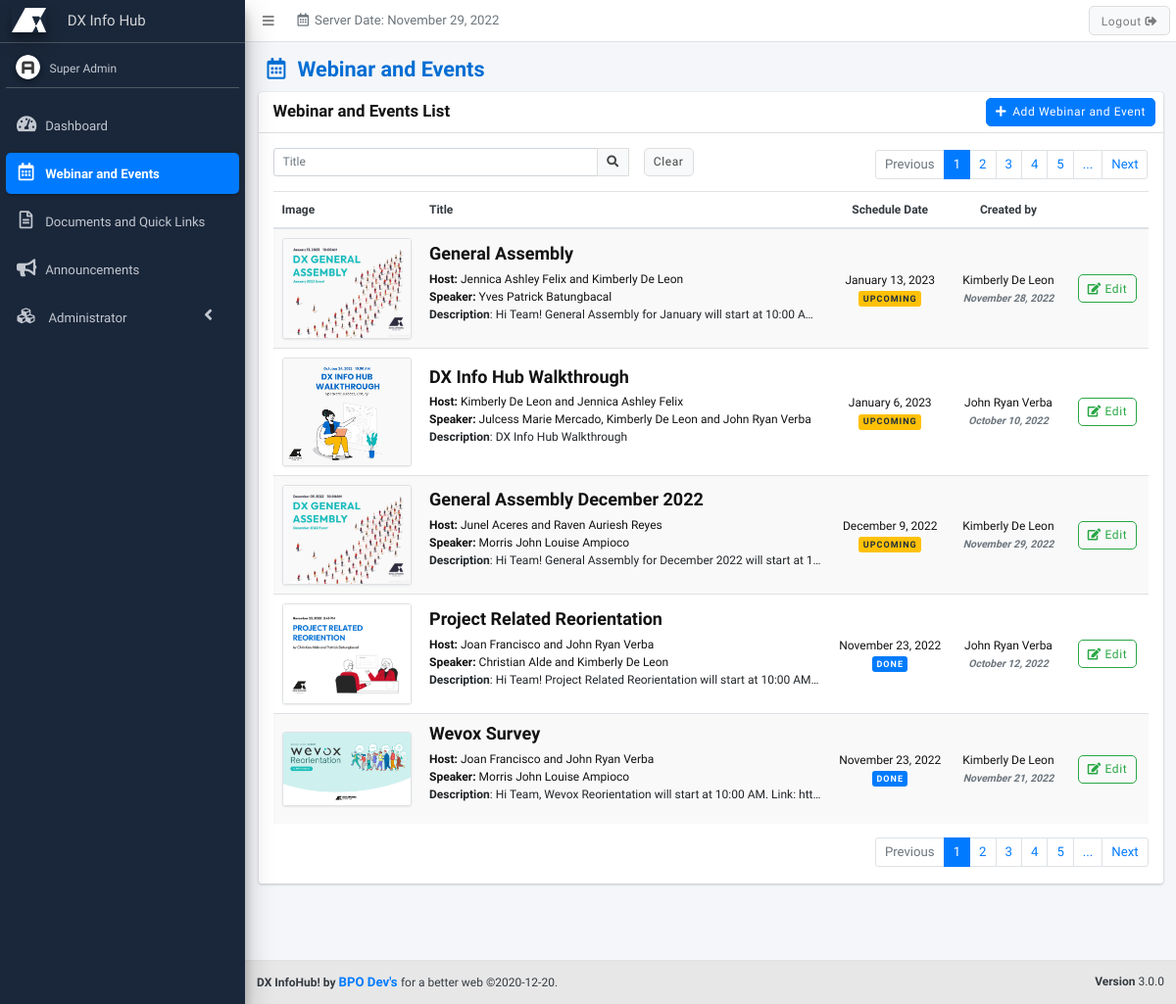
Screenshot of /pages/webinar-and-events/index.php (signed in) with the database file from the repository.
### tables this page shows
CREATE TABLE `webinarandevents` (
  `id` int(255) UNSIGNED NOT NULL,
  `user_id` int(255) NOT NULL,
  `webinar_host` varchar(255) NOT NULL DEFAULT '',
  `webinar_speaker` varchar(255) NOT NULL,
  `webinar_title` varchar(255) NOT NULL DEFAULT '',
  `webinar_img` varchar(255) NOT NULL DEFAULT '',
  `webinar_description` text NOT NULL,
  `date_set` varchar(255) NOT NULL DEFAULT '',
  `month_set` varchar(255) NOT NULL DEFAULT '',
  `date_created` varchar(255) NOT NULL DEFAULT '',
  `date_edited` varchar(255) NOT NULL DEFAULT '',
  `webinar_status` int(1) NOT NULL DEFAULT 0,
  `temp_del` int(11) NOT NULL DEFAULT 0,
  `timestamp` timestamp NOT NULL DEFAULT current_timestamp() ON UPDATE current_timestamp()
);

CREATE TABLE `users` (
  `user_id` bigint(20) NOT NULL,
  `user_employee_id` varchar(50) NOT NULL DEFAULT '',
  `user_email` varchar(100) NOT NULL DEFAULT '',
  `user_password` varchar(200) NOT NULL DEFAULT '',
  `user_firstname` varchar(100) NOT NULL DEFAULT '',
  `user_middlename` varchar(100) NOT NULL DEFAULT '',
  `user_lastname` varchar(100) NOT NULL DEFAULT '',
  `user_nickname` varchar(50) NOT NULL DEFAULT '',
  `user_photo` varchar(100) NOT NULL DEFAULT '',
  `role_ids` varchar(1000) NOT NULL DEFAULT ',',
  `permissions` varchar(1000) NOT NULL DEFAULT ',',
  `user_position` int(11) NOT NULL DEFAULT 0,
  `user_level` int(11) NOT NULL DEFAULT 1,
  `user_gender` varchar(100) NOT NULL,
  `user_mobile` varchar(50) NOT NULL DEFAULT '',
  `team_id` bigint(20) NOT NULL DEFAULT 0,
  `user_hiredate` int(11) NOT NULL DEFAULT 0,
  `user_enddate` int(11) NOT NULL DEFAULT 0,
  `user_mantra_in_life` varchar(300) NOT NULL,
  `user_skills` varchar(300) NOT NULL,
  `starting_date` int(11) NOT NULL DEFAULT 0,
  `data_per_page` int(11) NOT NULL DEFAULT 20,
  `user_last_login` int(11) NOT NULL DEFAULT 0,
  `user_log_attempts` int(11) DEFAULT NULL,
  `lockout_timestamp` datetime DEFAULT NULL,
  `user_status` float NOT NULL DEFAULT 0,
  `temp_del` int(11) NOT NULL DEFAULT 0,
  `user_certificate` varchar(255) DEFAULT NULL
);

### includes/functions.php (called while the page is built, shortened)
<?php
function renderLang($lang_arr) {
	if(isset($lang_arr[$GLOBALS['default_lang_idx']])) {
		if($lang_arr[$GLOBALS['default_lang_idx']] != '') {
			$return = $lang_arr[$GLOBALS['default_lang_idx']];
		} else {
			$return = $lang_arr[0];
		}
	} else {
		$return = $lang_arr[0];
	}
	return $return;
}
function checkSession() {
	$r = 0;
	if(isset($_SESSION['sys_id'])) {
		$r = 1;
	}
	return $r;
}
function checkPermission($permission) {
	$r = 0;
	if(in_array($permission,$_SESSION['sys_permissions'])) {
		$r = 1;
	}
	return $r;
}
function encryptID($id,$module = '') {
	return processIDEncryption($id,'encrypt',$module);
}
function processIDEncryption($id,$action,$module) {
	$charBank_arr = array('_q','i','_B','l','_a','M','f','u','_g','O','h','9','V','W','F','s','6','K','P','_b','8','_r','X','3','Y','2','N','d','q','_S','j','_L','_R','p','Z','E','5','e','x','A','_k','_I','g','_Q','_G','J','G','_j','_J','b','_c','o','_E','_p','m','1','_i','_K','_o','B','I','S','_l','_H','0','_n','Q','y','_D','a','H','n','L','_C','D','t','k','_P','R','_e','_s','_M','z','_d','c','_A','_m','w','v','_h','_N','U','_O','T','C','7','_F','r','_f','4');
	$output = '';
	if($action == 'encrypt') {
		$epoch_time = substr(time() * rand(1,100),0,10);
		$dynamic_val = '';
		$dynamic_val .= $charBank_arr[($epoch_time[0].$epoch_time[1])*1];
		$dynamic_val .= $charBank_arr[($epoch_time[2].$epoch_time[3])*1];
		$dynamic_val .= $charBank_arr[($epoch_time[4].$epoch_time[5])*1];
		$dynamic_val .= $charBank_arr[($epoch_time[6].$epoch_time[7])*1];
		$dynamic_val .= $charBank_arr[($epoch_time[8].$epoch_time[9])*1];
		$secret_key = $dynamic_val;
	}
	$encrypt_method = "AES-256-CBC";
	$key = hash('sha256',$secret_key);
	if($module == '') {
		$module = $GLOBALS['page'];
	}
	$iv = substr(hash('sha256',$module),0,16);
	if($action == 'encrypt') {
		$output = base64_encode(openssl_encrypt($id,$encrypt_method,$key,0,$iv)).$dynamic_val;
	} else {
		$id = str_replace($secret_key,'',$id);
		$output = openssl_decrypt(base64_decode($id),$encrypt_method,$key,0,$iv);
	}
	return $output;
}
function getTable($sql_table) {
	$r = array();
	$sql = $GLOBALS['pdo']->prepare("SELECT * FROM ".$sql_table);
	$sql->execute();
	while($data = $sql->fetch(PDO::FETCH_ASSOC)) {
		array_push($r,$data);
	}
	return $r;
}
?>

### includes/lang/webinar-events.php (called while the page is built, shortened)
<?php
$webinar_events = array(
	'Webinar and Events',
	''
);
$webinar_events_list = array(
	'Webinar and Events List',
	''
);
$webinar_events_add = array(
	'Add Webinar and Event',
	''
);
$webinar_events_edit = array(
	'Edit Webinar and Event',
	''
);
$webinar_events_title = array(
	'Title',
	''
);
$webinar_events_schedule_date = array(
	'Schedule Date',
	''
);
$webinar_events_description = array(
	'Description',
	''
);
$webinar_events_img = array(
	'Image',
	''
);
$webinar_events_host = array(
	'Host',
	''
);
$webinar_events_speaker = array(
	'Speaker',
	''
);
$edit = array(
	'Edit',
	''
);
?>

### includes/lang/documents.php (called while the page is built, shortened)
<?php
$created_by = array(
	'Created by',
	''
);
?>

### includes/common/set-search.php (called while the page is built, shortened)
<?php
$where = '';
if(isset($keywords_arr)) {
	foreach($keywords_arr as $keyword) {
		$keyword = str_replace("'","''",$keyword);
		if($where == '') {
			foreach($fields_arr as $field) {
				if($where == '') {
					$where .= " WHERE ".$field." LIKE '%".$keyword."%' AND temp_del = 0";
				} else {
					$where .= " OR ".$field." LIKE '%".$keyword."%' AND temp_del = 0";
				}
			}
		} else {
			foreach($fields_arr as $field) {
				$where .= " OR ".$field." LIKE '%".$keyword."%' AND temp_del = 0";
			}
		}
	}
} else {
	if($where == '' && $page != 'system-log') {
		 $where = " WHERE temp_del=0";
	}
}
?>

### includes/common/set-pagination.php (called while the page is built, shortened)
<?php
$numrows = 5;
$page_ctr = 1;
$sql_start = abs($numrows * ((int)$page_ctr-1));
?>

### pages/webinar-and-events/index.php (the view, shortened to what this page needs)
<?php
require($_SERVER['DOCUMENT_ROOT'].'/includes/config.php');
if(checkSession()) {
	if(checkPermission('webinar-and-events')) {
		$page = 'webinarandevents';
		$fields_arr = array('webinar_title','webinar_description','webinar_host','webinar_speaker');
		require($_SERVER['DOCUMENT_ROOT'].'/includes/common/set-search.php');
		require($_SERVER['DOCUMENT_ROOT'].'/includes/common/set-pagination.php');
		$users_arr = getTable('users');
?>
<!DOCTYPE html>
<html>
<head>
	<?php require($_SERVER['DOCUMENT_ROOT'].'/includes/common/links.php'); ?>
</head>
<body class="hold-transition sidebar-mini layout-fixed" >
	<div class="wrapper">
		<?php
		require($_SERVER['DOCUMENT_ROOT'].'/includes/common/child-header.php');
		require($_SERVER['DOCUMENT_ROOT'].'/includes/common/child-sidebar.php');
		?>
		<div class="content-wrapper" style="">
			<section class="content-header">
				<div class="container-fluid">
					<div class="row">
						<div class="col-sm-6 col-12">
							<h1><i class="far fa-calendar-alt mr-3"></i><?php echo renderLang($webinar_events); ?></h1>
						</div>
					</div>
				</div>
			</section>
			<section class="content pb-5">
				<div class="container-fluid">
					<div class="card">
						<div class="card-header">
							<h3 class="card-title"><?php echo renderLang($webinar_events_list); ?></h3>
							<div class="card-tools">
								<?php if(checkPermission('webinar-events-add')) { ?><a href="add-webinar-and-events" class="btn btn-primary btn-md"><i class="fa fa-plus mr-2"></i><?php echo renderLang($webinar_events_add); ?></a><?php } ?>
							</div>
						</div>
						<div class="card-body">
							<?php require($_SERVER['DOCUMENT_ROOT'].'/includes/common/search-and-pagination.php'); ?>
							<div class="table-responsive">
								<table id="table-data" class="table table-striped table-hover">
									<thead>
										<tr class="text-dark">
											<th style="width:20%"><?php echo renderLang($webinar_events_img); ?></th>
											<th style="width:40%"><?php echo renderLang($webinar_events_title); ?></th>
											<th class="text-center" style="width:15%"><?php echo renderLang($webinar_events_schedule_date); ?></th>
											<th class="text-center" style="width:15%"><?php echo renderLang($created_by); ?></th>
											<th style="width:10%"></th>
										</tr>
									</thead>
									<tbody>
                                    <?php
                    					$sql = $pdo->prepare("SELECT * FROM webinarandevents ". $where ." ORDER BY date_set DESC LIMIT ".$sql_start.",".$numrows);
										$sql->execute();
										while($data = $sql->fetch(PDO::FETCH_ASSOC)) {
											$webinar_id = encryptID($data['id']);
											echo '<tr >';
												echo '<td class="align-middle"><img src="assets/images/webinar-and-events/'.$data['webinar_img'].'" class="img-thumbnail p-0"></td>';
												echo '<td class=" align-middle"><h4 class="font-weight-bold">'.$data['webinar_title'].'</h4>
												<b>'.renderLang($webinar_events_host) .':</b> ';
												$host_count_handler = 0;
												$hosts = explode(',', $data['webinar_host']);
												foreach($hosts as $host) {
													foreach($users_arr as $user) {
														if($user['user_employee_id'] == $host) {
															$hosts_count = count($hosts) - 1;
															if ($host_count_handler == $hosts_count){
																echo $user['user_firstname'].' '.$user['user_lastname'];
																$host_count_handler = 0;
															} else {
																if ($host_count_handler == count($hosts)-2){
																	echo $user['user_firstname'].' '.$user['user_lastname'] .' and ';
																	$host_count_handler++;
																} else {
																	echo $user['user_firstname'].' '.$user['user_lastname'] .', ';
																	$host_count_handler++;
																}
															}
														}
													}
												}
												echo '<br><b>'.renderLang($webinar_events_speaker) .':</b> ';
												$speakers = explode(',', $data['webinar_speaker']);
												$speaker_count_handler = 0;
												$speakers_arr = count($speakers)-2;
												foreach($speakers as $speaker) {
													foreach($users_arr as $user) {
														if($user['user_employee_id'] == $speaker) {
															echo $user['user_firstname'].' '.$user['user_lastname'];
															$speaker_count_handler++;
															break;
														}
													}
													if ($speaker_count_handler <= $speakers_arr)
													{
														echo ', ';
													}
													else if ($speaker_count_handler == $speakers_arr+1)
													{
														echo ' and ';
													}
												}
												?>
												<?php
												echo '<br><pre style="max-width: 400px;"  class="p-0 text-truncate"><b>'. renderLang($webinar_events_description) .'</b>: '.$data['webinar_description'].'</pre>
												</td>';
												echo '<td class="align-middle text-center">';
													echo $data['date_set'] != 0 ? date('F j, Y',strtotime($data['date_set'])) : 'ー';
													$date = new DateTime($data['date_set']);
													$now = new DateTime();
													if($date < $now) {
														echo '<br><span class="right badge badge-primary">Done</span>';
													}else{
														echo '<br><span class="right badge badge-warning">Upcoming</span>';
													}
												echo '</td>';
												echo '<td class="align-middle text-center">';
													foreach($users_arr as $user) {
														if($user['user_id'] == $data['user_id']) {
															echo $user['user_firstname'].' '.$user['user_lastname'];
															break;
														}
													}
												echo '<br><em class="text-secondary font-weight-bold text-sm">'.$data['date_created'] .'</em></td>';
												echo '<td class="align-middle text-center">';
													if(checkPermission('webinar-events-edit')) {
														echo '<a href="/edit-webinar-and-events/'.$webinar_id.'" class="btn btn-outline-success" title="'.renderLang($webinar_events_edit).'"><i class="fas fa-edit"></i> '.renderLang($edit).'</a>';
													}
												echo '</td>';
											echo '</tr>';
										}
										?>
									</tbody>
								</table>
							</div>
							<?php require($_SERVER['DOCUMENT_ROOT'].'/includes/common/pagination-bottom.php'); ?>
						</div>
					</div>
				</div>
			</section>
		</div>
		<?php require($_SERVER['DOCUMENT_ROOT'].'/includes/common/child-footer.php'); ?>
	</div>
</body>
</html>
<?php
	} else {
		$_SESSION['sys_permission_err'] = renderLang($permission_message_1);
		header('location: /dashboard');
	}
} else {
	$_SESSION['sys_login_err'] = renderLang($login_msg_err_4);
	header('location: /login');
}
?>

### assets/css/common.css (style rules this page uses)
html { font-size: 12px; }
.content-wrapper { padding-bottom: 2.5rem; }
.card-header > .card-tools { margin-top: -.25rem; margin-bottom: -.25rem; }
.card-title { font-size: 1.4rem; }
.content-header { padding: 15px 15px 10px; }
.badge { padding: .4em .5em; text-transform: uppercase; letter-spacing: 1px; }
.table-striped tbody tr:nth-of-type(odd) { background: rgba(0,0,0,0.025); }

### assets/css/style.css (style rules this page uses)
:root { --blue: #006DD3; --gray: #E7E7E7; --dark-gray: #606060; --white: #fff; --black: #121212; }
body p, a { font-size: 1.1rem; }
.btn { border-radius: 5px; letter-spacing: 0.05rem; }
.btn .fa { margin-right: 10px; }
@media (min-width: 1200px) { pre { font-family: 'Inter Tight', sans-serif; font-size: 1rem; } }
@media (min-width: 1200px) { .h1, .h2, .h3, .h4, .h5, .h6, h1, h2, h3, h4, h5, h6 { font-weight: bold !important; text-transform: none; } }
@media (min-width: 1200px) { body { font-family: 'Inter Tight', sans-serif; color: var(--black); height: 100%; font-size: 1rem; } }
@media (min-width: 1200px) { * { box-sizing: border-box; } }
@media (min-width: 1200px) { [class*="col-"] { float: left; } }
@media (min-width: 1200px) { h1 { font-weight: 700; color: var(--blue);; } }
[class*="col-"] { width: 100%; }
@media only screen and (min-width: 768px) { .col-12 { width: 100%; } }

### rows the page displays
webinarandevents: webinar_img (picture), webinar_title "General Assembly", webinar_description "Hi Team! General Assembly for January will start at 10:00 A…", date_set "January 13, 2023", shows "UPCOMING", date_created "November 28, 2022"
users: user_firstname "Jennica Ashley", user_lastname "Felix"
users: user_firstname "Kimberly", user_lastname "De Leon"
users: user_firstname "Yves Patrick", user_lastname "Batungbacal"
webinarandevents: webinar_img (picture), webinar_title "DX Info Hub Walkthrough", webinar_description "DX Info Hub Walkthrough", date_set "January 6, 2023", shows "UPCOMING", date_created "October 10, 2022"
users: user_firstname "Julcess Marie", user_lastname "Mercado"
users: user_firstname "John Ryan", user_lastname "Verba"
webinarandevents: webinar_img (picture), webinar_title "General Assembly December 2022", webinar_description "Hi Team! General Assembly for December 2022 will start at 1…", date_set "December 9, 2022", shows "UPCOMING", date_created "November 29, 2022"
users: user_firstname "Junel", user_lastname "Aceres"
users: user_firstname "Raven Auriesh", user_lastname "Reyes"
users: user_firstname "Morris John Louise", user_lastname "Ampioco"
webinarandevents: webinar_img (picture), webinar_title "Project Related Reorientation", webinar_speaker "and", webinar_description "Hi Team! Project Related Reorientation will start at 10:00 AM…", date_set "November 23, 2022", shows "DONE", date_created "October 12, 2022"
users: user_firstname "Joan", user_lastname "Francisco"
users: user_firstname "Christian", user_lastname "Alde"
webinarandevents: webinar_img (picture), webinar_title "Wevox Survey", webinar_description "Hi Team, Wevox Reorientation will start at 10:00 AM. Link: htt…", date_set "November 23, 2022", shows "DONE", date_created "November 21, 2022"

### other values shown
renderLang($header_server_date) "Server Date:"
$_SESSION['sys_fullname'] "Super Admin"
renderLang($webinar_events) "Webinar and Events"
renderLang($webinar_events_list) "Webinar and Events List"
renderLang($webinar_events_add) "Add Webinar and Event"
renderLang($btn_clear) "Clear"
renderLang($btn_previous) "Previous"
renderLang($btn_next) "Next"
renderLang($webinar_events_img) "Image"
renderLang($webinar_events_title) "Title"
renderLang($webinar_events_schedule_date) "Schedule Date"
renderLang($created_by) "Created by"
renderLang($sitename) "DX InfoHub!"
